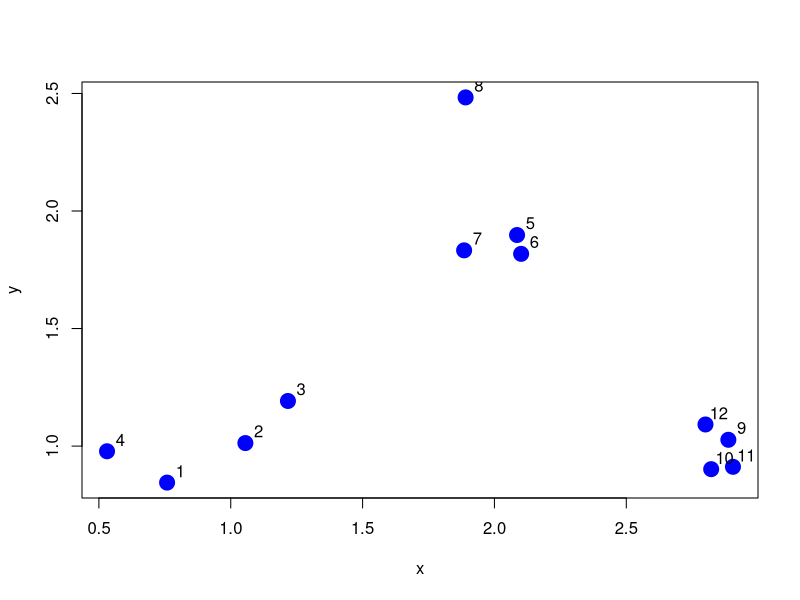
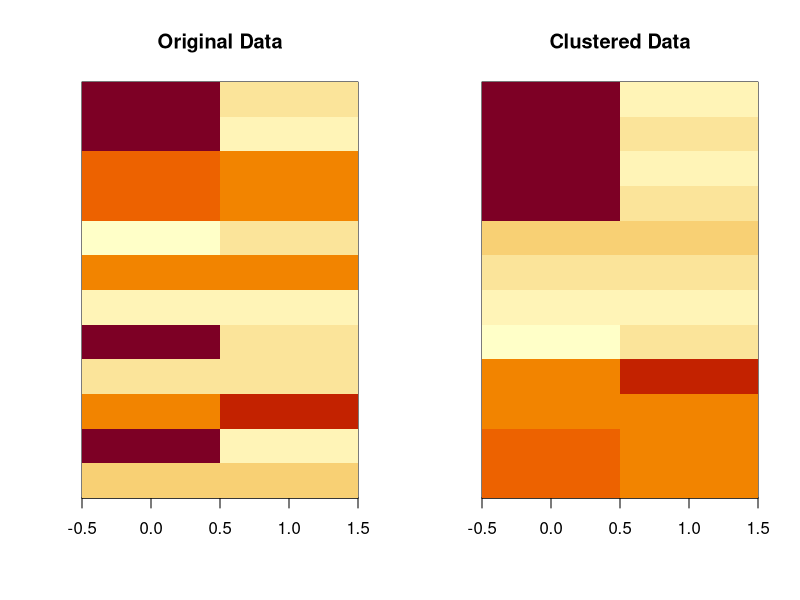

Reproduce these figures in R, in order.
## ---- chunk 1
knitr::opts_chunk$set(echo = TRUE)
## ---- chunk 2

# demonstrate how K-Means work
set.seed(1234) 
x <- rnorm(12, mean = rep(1:3, each = 4), sd = 0.2)
y <- rnorm(12, mean = rep(c(1, 2, 1), each = 4), sd = 0.2)
plot(x, y, col = "blue", pch = 19, cex = 2)
text(x + 0.05, y + 0.05, labels = as.character(1:12))

#K-Means Clustering
dataFrame <- data.frame(x, y)
kmeansObj <- kmeans(dataFrame, centers = 3)
names(kmeansObj)

#check cluster elements
kmeansObj$cluster

#build heat maps
#create a data matrix first
set.seed(1234)
dataMatrix <- as.matrix(dataFrame)[sample(1:12), ]
kmeansObj <- kmeans(dataMatrix, centers = 3)

#plot using K-means clusters
par(mfrow = c(1, 2))
image(t(dataMatrix)[, nrow(dataMatrix):1], yaxt = "n", main = "Original Data")
image(t(dataMatrix)[, order(kmeansObj$cluster)], yaxt = "n", main = "Clustered Data")

